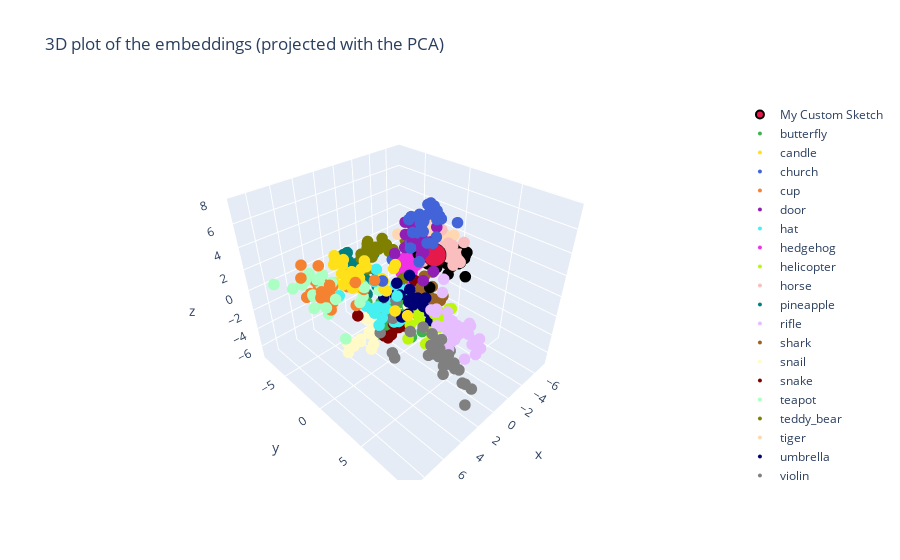

The notebook cell saved with this chart:
### Code cell
'''Correction '''
traces = []
fig = go.Figure()
for i, (category, coordinates) in enumerate(res.items()):
    if category == "My Custom Sketch":
        marker_size=8
        line = dict(
            color="#000000",
            width=2
        )
    else:
        marker_size=4
        line=dict()
    trace = go.Scatter3d(
        x=coordinates['x'],
        y=coordinates['y'],
        z=coordinates['z'],
        name=category,
        mode='markers',
        marker=dict(
            size=marker_size,
            color=colors[i],
            line=line
        )
    )
    fig.add_trace(trace)
fig.update_layout(title='3D plot of the embeddings (projected with the PCA)')    
fig.show()
